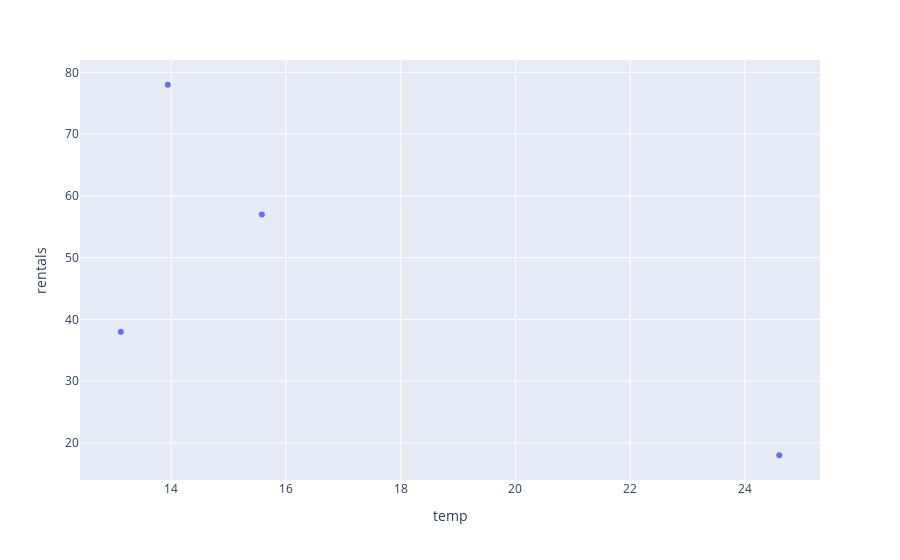

Notebook cell for this chart:
### Code cell
px.scatter(df_temp_rentals, x="temp", y="rentals")

### Figure 1 — Plotly figure (JSON) as saved in the notebook; plotly's stock layout.template omitted (floating-point values rounded to 4 significant figures)
{"data": [{"hovertemplate": "temp=%{x}<br>rentals=%{y}<extra></extra>", "legendgroup": "", "marker": {"color": "#636efa", "symbol": "circle"}, "mode": "markers", "name": "", "orientation": "v", "showlegend": false, "type": "scatter", "x": [13.12, 13.94, 15.58, 24.6], "xaxis": "x", "y": [38, 78, 57, 18], "yaxis": "y"}], "layout": {"autosize": true, "legend": {"tracegroupgap": 0}, "margin": {"t": 60}, "xaxis": {"anchor": "y", "autorange": true, "domain": [0, 1], "range": [12.41, 25.31], "title": {"text": "temp"}, "type": "linear"}, "yaxis": {"anchor": "x", "autorange": true, "domain": [0, 1], "range": [13.35, 82.65], "title": {"text": "rentals"}, "type": "linear"}}}
